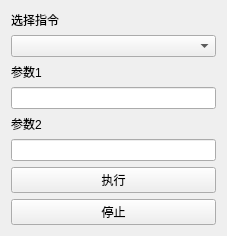
<?xml version="1.0" encoding="UTF-8"?>
<ui version="4.0">
 <class>Form</class>
 <widget class="QWidget" name="Form">
  <property name="geometry">
   <rect>
    <x>0</x>
    <y>0</y>
    <width>227</width>
    <height>224</height>
   </rect>
  </property>
  <property name="windowTitle">
   <string>Form</string>
  </property>
  <layout class="QVBoxLayout" name="verticalLayout" stretch="0,0,0,0,0,0,0,0">
   <item>
    <widget class="QLabel" name="label">
     <property name="text">
      <string>选择指令</string>
     </property>
    </widget>
   </item>
   <item>
    <widget class="QComboBox" name="comboBox"/>
   </item>
   <item>
    <widget class="QLabel" name="label_2">
     <property name="text">
      <string>参数1</string>
     </property>
    </widget>
   </item>
   <item>
    <widget class="QLineEdit" name="lineEdit"/>
   </item>
   <item>
    <widget class="QLabel" name="label_3">
     <property name="text">
      <string>参数2</string>
     </property>
    </widget>
   </item>
   <item>
    <widget class="QLineEdit" name="lineEdit_2"/>
   </item>
   <item>
    <widget class="QPushButton" name="pushButton">
     <property name="text">
      <string>执行</string>
     </property>
    </widget>
   </item>
   <item>
    <widget class="QPushButton" name="pushButton_2">
     <property name="text">
      <string>停止</string>
     </property>
    </widget>
   </item>
  </layout>
 </widget>
 <resources/>
 <connections/>
</ui>
